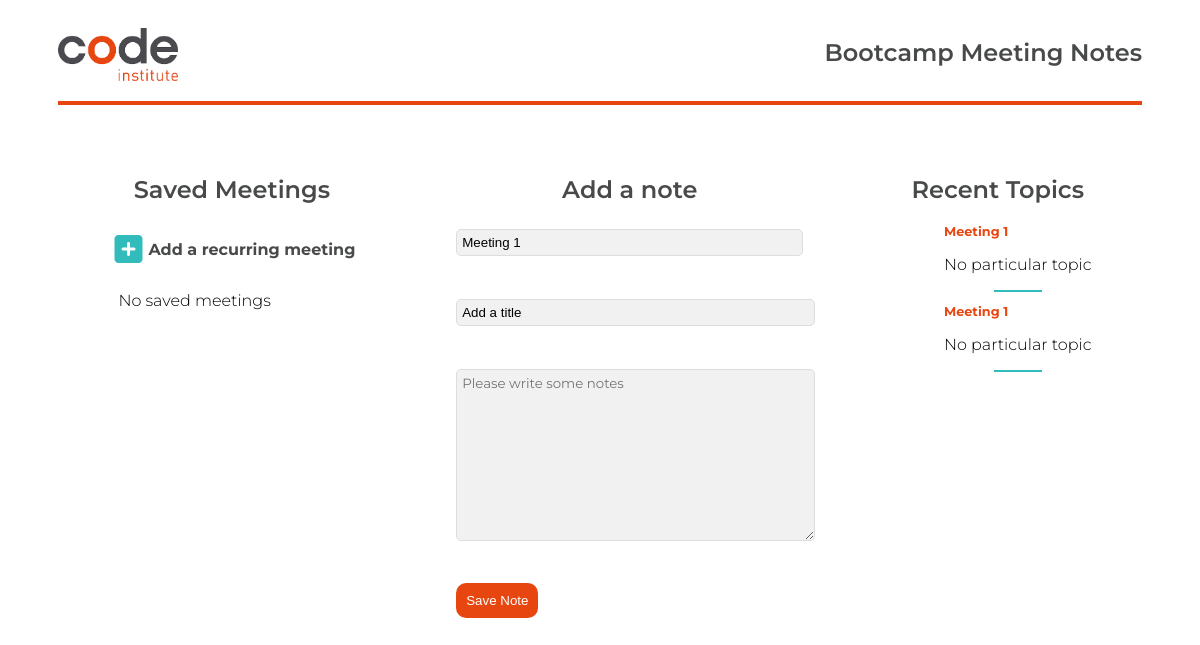
Page / (signed in) on the earlier database version.
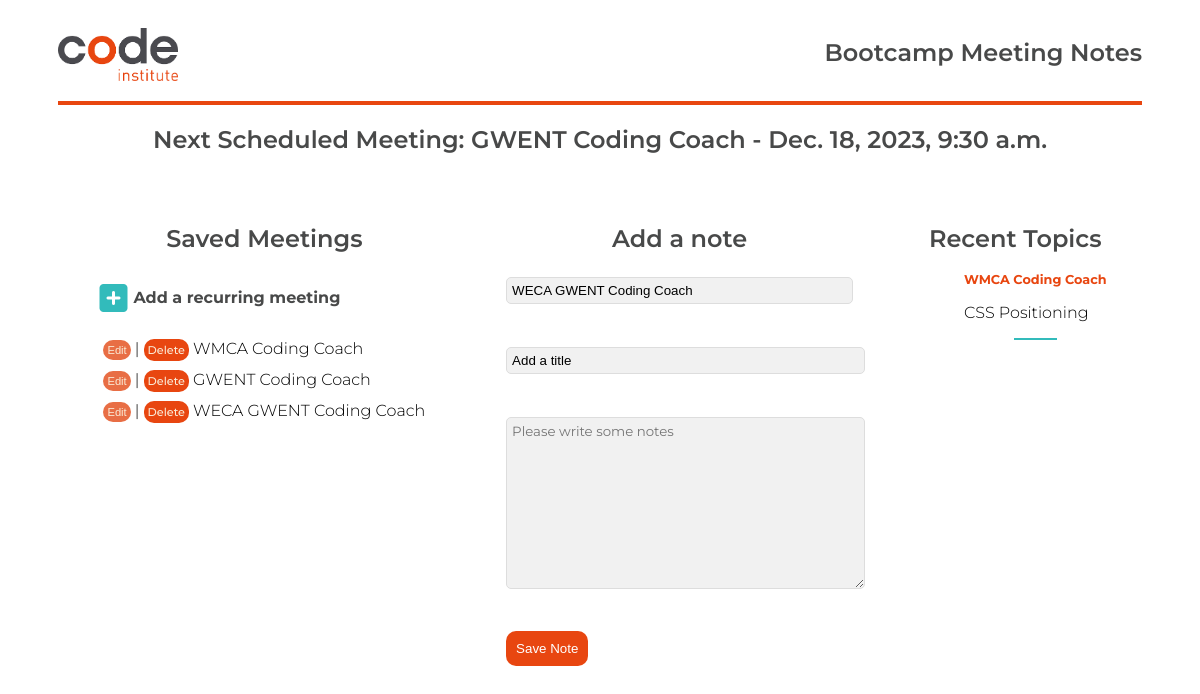
Same page on the later database version.
### notes/models.py (models this page shows, shortened)
class Note(models.Model):
    user = models.ForeignKey(User, on_delete=models.CASCADE)
    meeting = models.ForeignKey(Meeting, on_delete=models.CASCADE)
    title = models.CharField(max_length=100, default="Add a title")
    text = models.TextField()
    created_at = models.DateTimeField(auto_now_add=True)

class Meeting(models.Model):
    FREQUENCY_CHOICES = [
        ('daily', 'Daily'),
        ('weekly', 'Weekly'),
        ('fortnightly', 'Fortnightly'),
        ('monthly', 'Monthly'),
        ('one_time', 'One Time Only'),
    ]
    user = models.ForeignKey(User, on_delete=models.CASCADE, null=True)
    name = models.CharField(max_length=100)
    time = models.DateTimeField()
    frequency = models.CharField(max_length=50, choices=FREQUENCY_CHOICES, default='one_time')
    def __str__(self):
        return self.name

### notes/views.py (the view, shortened to what this page needs)
# urls.py: path('', views.home, name='home'),
@login_required
def home(request):
    note_form = NoteForm()
    meeting_form = MeetingForm()
    edit_meeting = None
    last_notes = Note.objects.filter(user=request.user).order_by('-created_at')[:5]
    saved_meetings = Meeting.objects.filter(user=request.user)
    current_time = timezone.now()
    next_meeting = None
    for meeting in saved_meetings:
        next_meeting_date = calculate_next_meeting_date(meeting, current_time)
        if not next_meeting or next_meeting_date < next_meeting.time:
            next_meeting = meeting
    context = {
        'note_form': note_form,
        'meeting_form': meeting_form,
        'edit_meeting': edit_meeting,
        'last_notes': last_notes,
        'next_meeting': next_meeting,
        'saved_meetings': saved_meetings
    }
    return render(request, 'index.html', context)

### notes/forms.py
class NoteForm(forms.ModelForm):
    class Meta:
        model = Note
        fields = ['meeting', 'title', 'text']
    def __init__(self, *args, **kwargs):
        super(NoteForm, self).__init__(*args, **kwargs)
        self.fields['meeting'].widget.attrs.update({'placeholder': 'Meeting'})
        self.fields['title'].widget.attrs.update({'placeholder': 'Title'})
        self.fields['text'].widget.attrs.update({'placeholder': 'Please write some notes'})
        for field in self.fields:
            self.fields[field].label = False
        last_meeting = Meeting.objects.filter(time__lte=timezone.now()).order_by('-time').first()
        if last_meeting:
            self.fields['meeting'].initial = last_meeting

class MeetingForm(forms.ModelForm):
    class Meta:
        model = Meeting
        fields = ['name', 'time', 'frequency']
        widgets = {
            'time': forms.DateTimeInput(attrs={'type': 'datetime-local'}),
        }

### notes/templates/index.html (shortened to what this page needs)
{% load static %}
<!DOCTYPE html>
<html lang="en">
  <head>
    <link rel="stylesheet" href="{% static 'style.css' %}" />
  </head>
  <body>
    <nav>
      <img class="nav__logo" src="{% static 'images/cilogo2.png' %}" alt="" />
      <h1>Bootcamp Meeting Notes</h1>
    </nav>
    <hr />
    {% if next_meeting %}
    <h2 class="banner__next-meeting">
      Next Scheduled Meeting: {{ next_meeting.name }} - {{ next_meeting.time }}
    </h2>
    {% endif %}
    <div class="forms__container">
      <div class="saved-meetings">
        <h2>Saved Meetings</h2>
        <div class="meeting__container">
          <div class="meeting__add-meeting">
            <button class="toggle-icon" onclick="toggleMeetingForm()">
              <i class="plus-icon fas fa-plus-square"></i>
            </button>
            <p>Add a recurring meeting</p>
          </div>
        </div>
        <ul>
          {% for meeting in saved_meetings %}
          <li>
            <button
              class="meeting__edit-button"
              onclick="editMeeting({{ meeting.id }})"
            >
              Edit
            </button>
            |
            <a
              class="meeting__delete-button"
              href="{% url 'delete_meeting' meeting.id %}"
              onclick="return confirm('Are you sure?');"
              >Delete</a
            >
            {{ meeting.name }}
          </li>
          {% empty %}
          <li>No saved meetings</li>
          {% endfor %}
        </ul>
      </div>
      <div>
        <h2>Add a note</h2>
        <form method="post">
          {% csrf_token %} {{ note_form.as_p }}
          <button type="submit" name="note_submit">Save Note</button>
        </form>
      </div>
      <div>
        <h2>Recent Topics</h2>
        <ul>
          {% for note in last_notes %}
          <li>
            <h3>{{ note.meeting }}</h3>
            <p>{{ note.title }}</p>
          </li>
          <hr class="notes__hr" />
          {% endfor %}
        </ul>
      </div>
    </div>
  </body>
</html>

Differences in the rows shown:
removed Note: meeting "Meeting 1", title "No particular topic"
removed Note: meeting "Meeting 1", title "No particular topic"
added Meeting: name "GWENT Coding Coach", time "Dec. 18, 2023, 9:30 a.m."
added Meeting: name "WMCA Coding Coach"
added Meeting: name "WECA GWENT Coding Coach"
added Note: meeting "WMCA Coding Coach", title "CSS Positioning"
Other differences:
form field meeting: "Meeting 1" → "WECA GWENT Coding Coach"
text no longer shown: "No saved meetings"
text now shown: "Next Scheduled Meeting: -"
